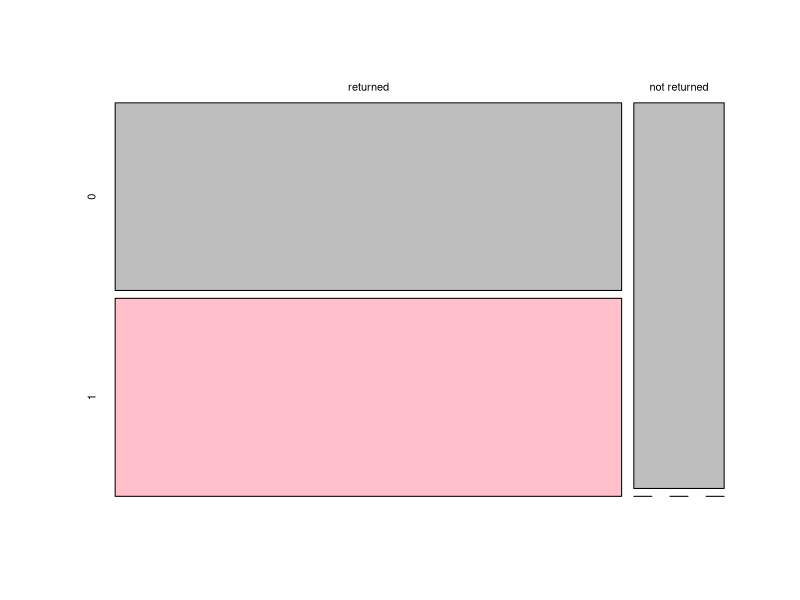
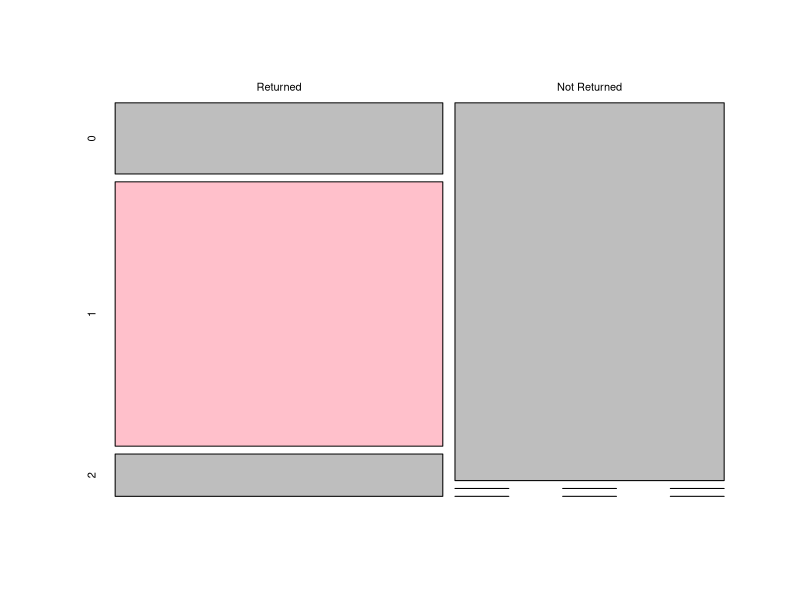
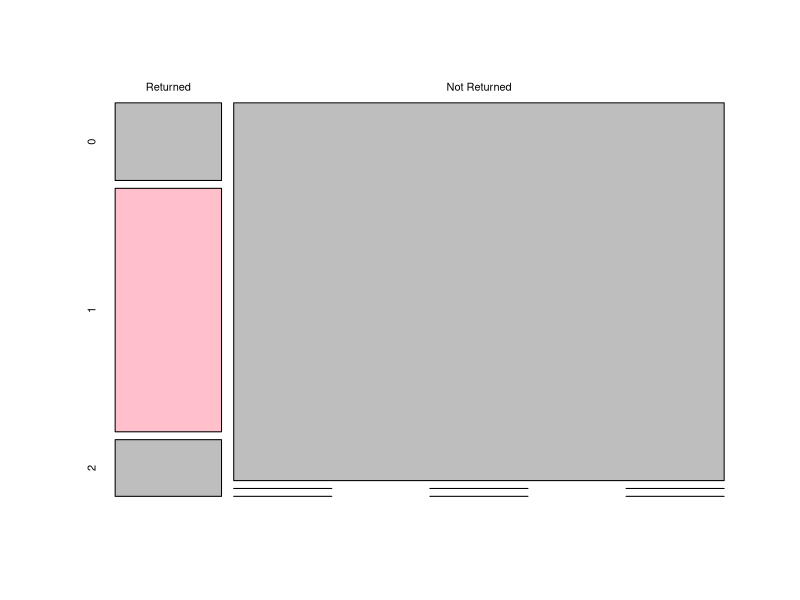
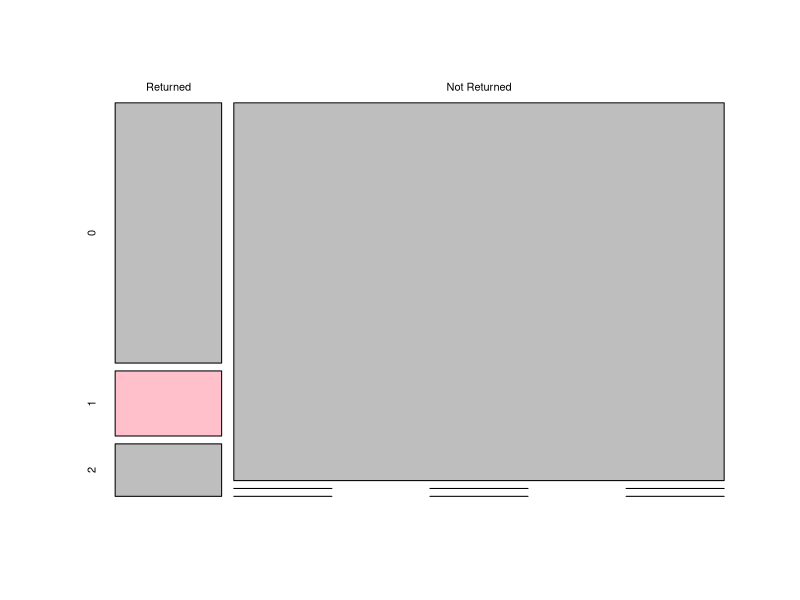

The R source for these figures, in order:
#gender 
table.3<- matrix(c(491, 180 ,518,0),  nrow = 2)
colnames(table.3) <- c("0","1")
row.names(table.3) <- c("returned", "not returned")
table.3
mosaicplot(table.3, col = c("gray", "pink"), main = "")
chisq.test(table.3)

#age class
table.4 <- matrix(c(190, 829, 706, 0, 113, 0), nrow = 2)
colnames(table.4) <- c("0", "1", "2")
row.names(table.4) <- c("Returned", "Not Returned")
table.4
mosaicplot(table.4, col = c("gray", "pink"), main = "")
chisq.test(table.4)

#Handling Test
table.1 <- matrix(c(37, 830, 116, 0, 27, 0), nrow = 2)
colnames(table.1) <- c("0", "1", "2")
row.names(table.1) <- c("Returned", "Not Returned")
table.1

mosaicplot(table.1, col = c("gray", "pink"), main = "")
chisq.test(table.1)

#Stranger Test
table.2 <- matrix(c(124, 829, 31, 0, 25, 0), nrow = 2)
colnames(table.2) <- c("0", "1", "2")
row.names(table.2) <- c("Returned", "Not Returned")
table.2

mosaicplot(table.2, col = c("gray", "pink"), main = "")
chisq.test(table.2)

